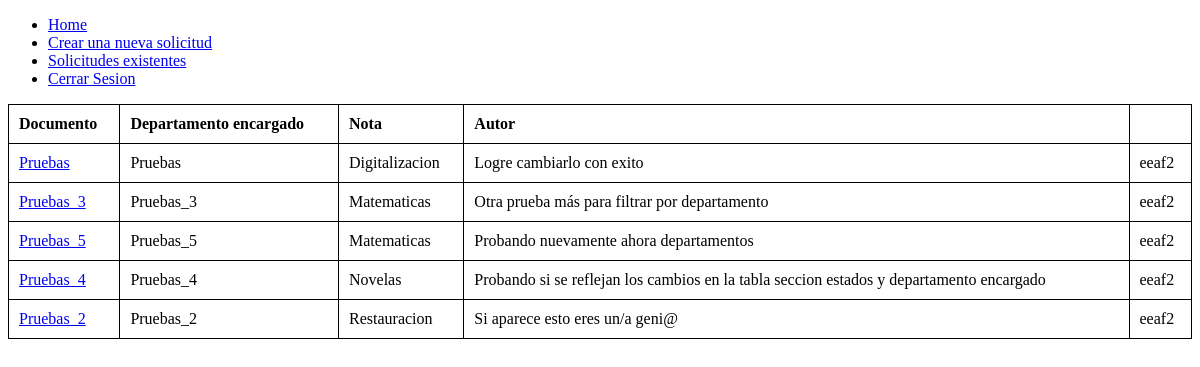
The page /editar_personales/ (signed in) on the database as committed earlier.
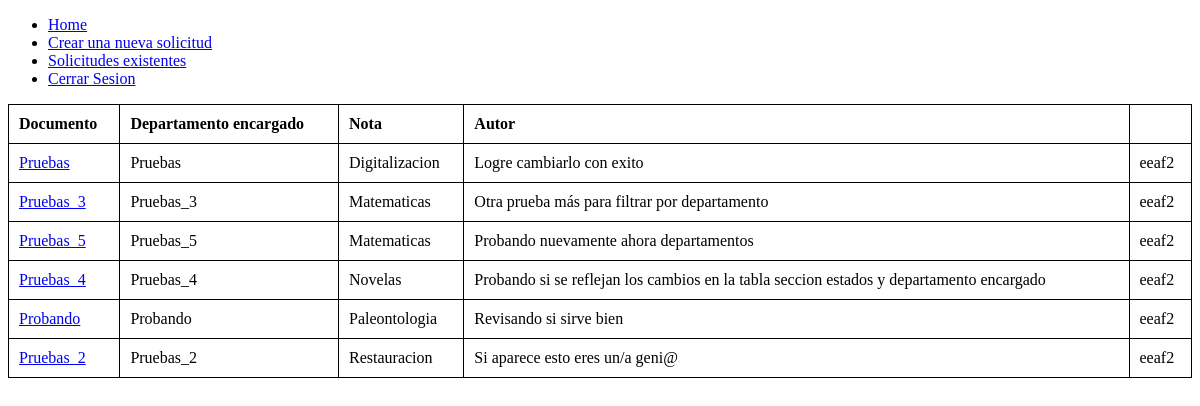
The same page on the database as committed later.
### Cuentas/models.py (models this page shows, shortened)
class Solicitudes(models.Model):
    ESTADOS = [
        ('Pendiente','Pendiente'),
        ('En proceso','En proceso'),
        ('Completada','Completada'),
        ('Rechazada','Rechazada')
    ]
    DEPARTAMENTOS = [
        ("placeholder","Seleccionar"),
        ("Matematicas","Matematicas"),
        ("Paleontologia","Paleontologia"),
        ("Restauracion","Restauracion"),
        ("Digitalizacion","Digitalizacion"),
        ("libritos","Libreria"),
        ("Novelas","Novelas"),
        ("cuentos","Cuentos"),
        ]
    Prioridad=[
        ("Muy Importante","Muy Importante"),
        ("Importante","Importante"),
        ("Poco Importante","Poco Importante")
    ]
    documento = models.CharField(max_length=100)
    departamento = models.CharField(max_length=60, choices=DEPARTAMENTOS,default="placeholder")
    nota = models.TextField(blank=True)
    fecha = models.DateTimeField(auto_now_add=True)
    autor = models.CharField(max_length=60)
    estado = models.CharField(max_length=20, choices=ESTADOS, default='pendiente')
    prioridad= models.CharField(max_length=120, choices=Prioridad, default="Importante")
    class Meta:
        ordering = ['-fecha']  # Ordena por fecha de manera ascendente
        ordering = ['departamento']

### Cuentas/views.py (the view)
# urls.py: path("editar_personales/", views.editar_personal, name= "Editar_Personales"),
def editar_personal(request):
    if request.user.is_authenticated:
        usuario = request.user.username
        soli_usuario= Solicitudes.objects.filter(autor=usuario)
    else:
        soli_usuario= Solicitudes.objects.none()
    return render(request,"editar_personales.html", {"valor":soli_usuario})

### Cuentas/templates/editar_personales.html (shortened to what this page needs)
{% extends "master.html" %}
{% block content %}
<table>
    <thead>
        <tr>
            <th>Documento</th>
            <th>Departamento encargado</th>
            <th>Nota</th>
            <th>Autor</th>
        </tr>
    </thead>
    <tbody>
        {% for x in valor %}
            <tr>
                <td><a href= "{% url 'editar_solicitud_personal' x.id %}">{{x.documento}}</a></td>
                <td>{{ x.documento }}</td>
                <td>{{ x.departamento }}</td>
                <td>{{ x.nota }}</td>
                <td>{{ x.autor }}</td>
            </tr>
        {% empty %}
            <tr>
                <td colspan="7">No hay solicitudes.</td>
            </tr>
        {% endfor %}
    </tbody>
</table>
{% endblock %}

Rows that differ between the two databases and show on the page:
added Solicitudes: documento "Probando", departamento "Paleontologia", nota "Revisando si sirve bien", autor "eeaf2"
